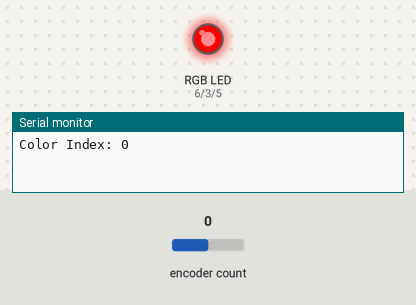
A sketch run on a simulated Arduino Uno, built with avr-gcc and run on an emulated ATmega328P. Parts: an RGB LED mixed from three pins (HIGH = lit), the last lines printed to the serial monitor. Inputs (shaded band) come from the test bench; at power-on: encoder count 0.

Above: at 1.2 s.
1.3 s: encoder count set to 1
At 2.3 s:
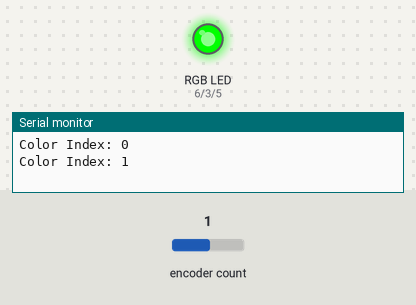
2.8 s: encoder count set to 2
At 3.5 s:
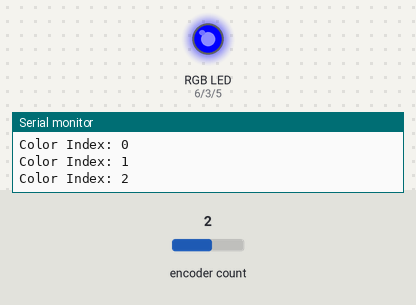
4.3 s: encoder count set to 3
At 4.6 s:
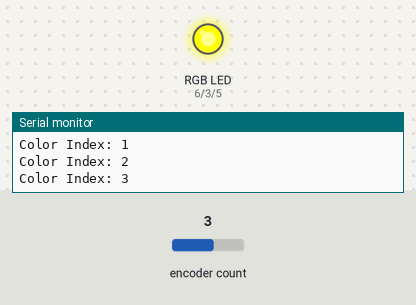
5.8 s: encoder count set to 4
At 6.9 s:
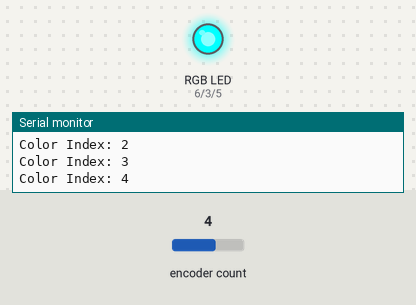
7.3 s: encoder count set to 5
At 8.1 s:
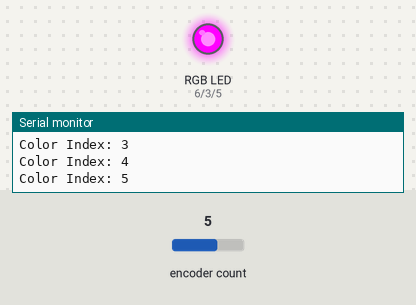
8.8 s: encoder count set to 9
At 9.2 s:
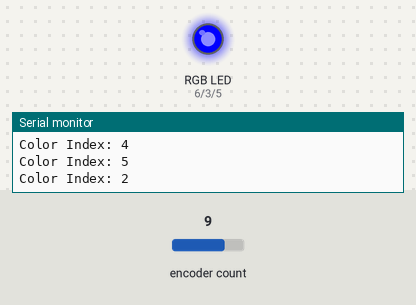
Timing chart, 0 to 11.3 s (numbered marks = the images above; inputs shaded):
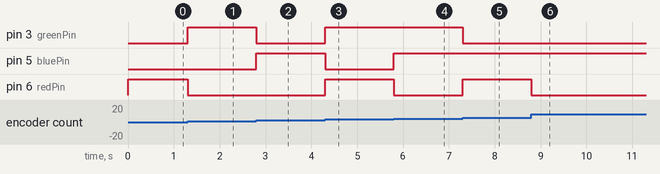

Measured:
- after the input at 1.3 s, pin 3 (greenPin): LOW → HIGH at once; pin 6 (redPin): HIGH → LOW at once
- after the input at 2.8 s, pin 3 (greenPin): HIGH → LOW at once; pin 5 (bluePin): LOW → HIGH at once
- after the input at 4.3 s, pin 3 (greenPin), pin 6 (redPin): LOW → HIGH at once; pin 5 (bluePin): HIGH → LOW at once
- after the input at 5.8 s, pin 5 (bluePin): LOW → HIGH at once; pin 6 (redPin): HIGH → LOW at once
- after the input at 7.3 s, pin 3 (greenPin): HIGH → LOW at once; pin 6 (redPin): LOW → HIGH at once
- after the input at 8.8 s, pin 6 (redPin): HIGH → LOW at once

The sketch:

RE_RGB_Library.ino
```cpp
#include <Encoder.h>

// Change these to the pins you are using
Encoder myEnc(8, 9);

const int redPin = 6;
const int greenPin = 3;
const int bluePin = 5;

const int colors[][3] = {
  {255, 0, 0},   // Red
  {0, 255, 0},   // Green
  {0, 0, 255},   // Blue
  {255, 255, 0}, // Yellow
  {0, 255, 255}, // Cyan
  {255, 0, 255}, // Magenta
  {255, 255, 255}// White
};
const int numColors = 7;

long oldPosition = -999;

void setup() {
  pinMode(redPin, OUTPUT);
  pinMode(greenPin, OUTPUT);
  pinMode(bluePin, OUTPUT);
  Serial.begin(9600);
}

void loop() {
  long newPosition = myEnc.read() / 4; // Divide by 4 to match physical detent clicks

  if (newPosition != oldPosition) {
    oldPosition = newPosition;

    // Wrap around the color index safely
    int colorIndex = (newPosition % numColors + numColors) % numColors;

    analogWrite(redPin, colors[colorIndex][0]);
    analogWrite(greenPin, colors[colorIndex][1]);
    analogWrite(bluePin, colors[colorIndex][2]);

    Serial.print("Color Index: ");
    Serial.println(colorIndex);
  }
}
```
